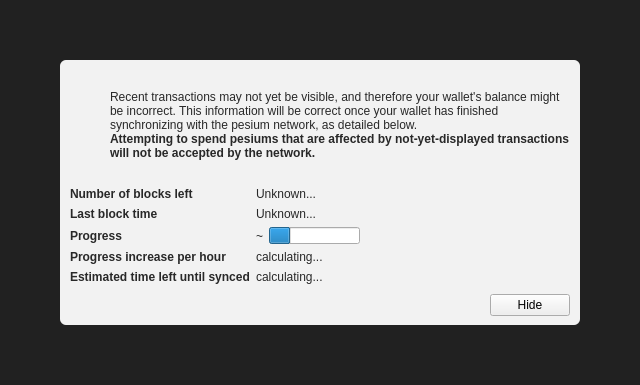
<?xml version="1.0" encoding="UTF-8"?>
<ui version="4.0">
 <class>ModalOverlay</class>
 <widget class="ModalOverlay" name="ModalOverlay">
  <property name="geometry">
   <rect>
    <x>0</x>
    <y>0</y>
    <width>640</width>
    <height>385</height>
   </rect>
  </property>
  <property name="windowTitle">
   <string>Form</string>
  </property>
  <layout class="QVBoxLayout" name="verticalLayout" stretch="0">
   <property name="sizeConstraint">
    <enum>QLayout::SetDefaultConstraint</enum>
   </property>
   <property name="leftMargin">
    <number>0</number>
   </property>
   <property name="topMargin">
    <number>0</number>
   </property>
   <property name="rightMargin">
    <number>0</number>
   </property>
   <property name="bottomMargin">
    <number>0</number>
   </property>
   <item>
    <widget class="QWidget" name="bgWidget" native="true">
     <property name="styleSheet">
      <string notr="true">#bgWidget { background: rgba(0,0,0,220); }</string>
     </property>
     <layout class="QVBoxLayout" name="verticalLayoutMain" stretch="1">
      <property name="leftMargin">
       <number>60</number>
      </property>
      <property name="topMargin">
       <number>60</number>
      </property>
      <property name="rightMargin">
       <number>60</number>
      </property>
      <property name="bottomMargin">
       <number>60</number>
      </property>
      <item>
       <widget class="QWidget" name="contentWidget" native="true">
        <property name="styleSheet">
         <string notr="true">#contentWidget { background: rgba(255,255,255,240); border-radius: 6px; }

QLabel { color: rgb(40,40,40);  }</string>
        </property>
        <layout class="QVBoxLayout" name="verticalLayoutSub" stretch="1,0,0,0">
         <property name="spacing">
          <number>0</number>
         </property>
         <property name="leftMargin">
          <number>10</number>
         </property>
         <property name="topMargin">
          <number>10</number>
         </property>
         <property name="rightMargin">
          <number>10</number>
         </property>
         <property name="bottomMargin">
          <number>10</number>
         </property>
         <item>
          <layout class="QHBoxLayout" name="horizontalLayoutIconText" stretch="0,1">
           <property name="topMargin">
            <number>20</number>
           </property>
           <item>
            <layout class="QVBoxLayout" name="verticalLayoutIcon">
             <property name="leftMargin">
              <number>0</number>
             </property>
             <item>
              <widget class="QPushButton" name="warningIcon">
               <property name="enabled">
                <bool>false</bool>
               </property>
               <property name="text">
                <string/>
               </property>
               <property name="icon">
                <iconset>
                 <normaloff>:/icons/warning</normaloff>
                 <disabledoff>:/icons/warning</disabledoff>:/icons/warning</iconset>
               </property>
               <property name="iconSize">
                <size>
                 <width>48</width>
                 <height>48</height>
                </size>
               </property>
               <property name="flat">
                <bool>true</bool>
               </property>
              </widget>
             </item>
             <item>
              <spacer name="verticalSpacerWarningIcon">
               <property name="orientation">
                <enum>Qt::Vertical</enum>
               </property>
               <property name="sizeHint" stdset="0">
                <size>
                 <width>20</width>
                 <height>40</height>
                </size>
               </property>
              </spacer>
             </item>
            </layout>
           </item>
           <item>
            <layout class="QVBoxLayout" name="verticalLayoutInfoText">
             <property name="leftMargin">
              <number>0</number>
             </property>
             <property name="topMargin">
              <number>0</number>
             </property>
             <item>
              <widget class="QLabel" name="infoText">
               <property name="text">
                <string>Recent transactions may not yet be visible, and therefore your wallet's balance might be incorrect. This information will be correct once your wallet has finished synchronizing with the pesium network, as detailed below.</string>
               </property>
               <property name="textFormat">
                <enum>Qt::RichText</enum>
               </property>
               <property name="wordWrap">
                <bool>true</bool>
               </property>
              </widget>
             </item>
             <item>
              <widget class="QLabel" name="infoTextStrong">
               <property name="font">
                <font>
                 <weight>75</weight>
                 <bold>true</bold>
                </font>
               </property>
               <property name="text">
                <string>Attempting to spend pesiums that are affected by not-yet-displayed transactions will not be accepted by the network.</string>
               </property>
               <property name="textFormat">
                <enum>Qt::RichText</enum>
               </property>
               <property name="wordWrap">
                <bool>true</bool>
               </property>
              </widget>
             </item>
             <item>
              <spacer name="verticalSpacerInTextSpace">
               <property name="orientation">
                <enum>Qt::Vertical</enum>
               </property>
               <property name="sizeHint" stdset="0">
                <size>
                 <width>20</width>
                 <height>40</height>
                </size>
               </property>
              </spacer>
             </item>
            </layout>
           </item>
          </layout>
         </item>
         <item>
          <spacer name="verticalSpacerAfterText">
           <property name="orientation">
            <enum>Qt::Vertical</enum>
           </property>
           <property name="sizeHint" stdset="0">
            <size>
             <width>20</width>
             <height>40</height>
            </size>
           </property>
          </spacer>
         </item>
         <item>
          <layout class="QFormLayout" name="formLayout">
           <property name="fieldGrowthPolicy">
            <enum>QFormLayout::FieldsStayAtSizeHint</enum>
           </property>
           <property name="horizontalSpacing">
            <number>6</number>
           </property>
           <property name="verticalSpacing">
            <number>6</number>
           </property>
           <property name="topMargin">
            <number>10</number>
           </property>
           <item row="0" column="0">
            <widget class="QLabel" name="labelNumberOfBlocksLeft">
             <property name="font">
              <font>
               <weight>75</weight>
               <bold>true</bold>
              </font>
             </property>
             <property name="text">
              <string>Number of blocks left</string>
             </property>
            </widget>
           </item>
           <item row="0" column="1">
            <widget class="QLabel" name="numberOfBlocksLeft">
             <property name="text">
              <string>Unknown...</string>
             </property>
            </widget>
           </item>
           <item row="1" column="0">
            <widget class="QLabel" name="labelLastBlockTime">
             <property name="font">
              <font>
               <weight>75</weight>
               <bold>true</bold>
              </font>
             </property>
             <property name="text">
              <string>Last block time</string>
             </property>
            </widget>
           </item>
           <item row="1" column="1">
            <widget class="QLabel" name="newestBlockDate">
             <property name="sizePolicy">
              <sizepolicy hsizetype="Maximum" vsizetype="Preferred">
               <horstretch>0</horstretch>
               <verstretch>0</verstretch>
              </sizepolicy>
             </property>
             <property name="text">
              <string>Unknown...</string>
             </property>
            </widget>
           </item>
           <item row="2" column="0">
            <widget class="QLabel" name="labelSyncDone">
             <property name="font">
              <font>
               <weight>75</weight>
               <bold>true</bold>
              </font>
             </property>
             <property name="text">
              <string>Progress</string>
             </property>
            </widget>
           </item>
           <item row="2" column="1">
            <layout class="QHBoxLayout" name="horizontalLayoutSync" stretch="0,1">
             <item>
              <widget class="QLabel" name="percentageProgress">
               <property name="text">
                <string notr="true">~</string>
               </property>
              </widget>
             </item>
             <item>
              <widget class="QProgressBar" name="progressBar">
               <property name="value">
                <number>24</number>
               </property>
               <property name="format">
                <string/>
               </property>
              </widget>
             </item>
            </layout>
           </item>
           <item row="4" column="0">
            <widget class="QLabel" name="labelProgressIncrease">
             <property name="font">
              <font>
               <weight>75</weight>
               <bold>true</bold>
              </font>
             </property>
             <property name="text">
              <string>Progress increase per hour</string>
             </property>
            </widget>
           </item>
           <item row="4" column="1">
            <widget class="QLabel" name="progressIncreasePerH">
             <property name="text">
              <string>calculating...</string>
             </property>
            </widget>
           </item>
           <item row="5" column="0">
            <widget class="QLabel" name="labelEstimatedTimeLeft">
             <property name="font">
              <font>
               <weight>75</weight>
               <bold>true</bold>
              </font>
             </property>
             <property name="text">
              <string>Estimated time left until synced</string>
             </property>
            </widget>
           </item>
           <item row="5" column="1">
            <widget class="QLabel" name="expectedTimeLeft">
             <property name="text">
              <string>calculating...</string>
             </property>
            </widget>
           </item>
          </layout>
         </item>
         <item>
          <layout class="QHBoxLayout" name="horizontalLayoutButtons">
           <property name="leftMargin">
            <number>10</number>
           </property>
           <property name="topMargin">
            <number>10</number>
           </property>
           <item>
            <spacer name="horizontalSpacer">
             <property name="orientation">
              <enum>Qt::Horizontal</enum>
             </property>
             <property name="sizeHint" stdset="0">
              <size>
               <width>40</width>
               <height>20</height>
              </size>
             </property>
            </spacer>
           </item>
           <item>
            <widget class="QPushButton" name="closeButton">
             <property name="text">
              <string>Hide</string>
             </property>
            </widget>
           </item>
          </layout>
         </item>
        </layout>
       </widget>
      </item>
     </layout>
    </widget>
   </item>
  </layout>
 </widget>
 <customwidgets>
  <customwidget>
   <class>ModalOverlay</class>
   <extends>QWidget</extends>
   <header>qt/modaloverlay.h</header>
   <container>1</container>
  </customwidget>
 </customwidgets>
 <resources/>
 <connections/>
</ui>
